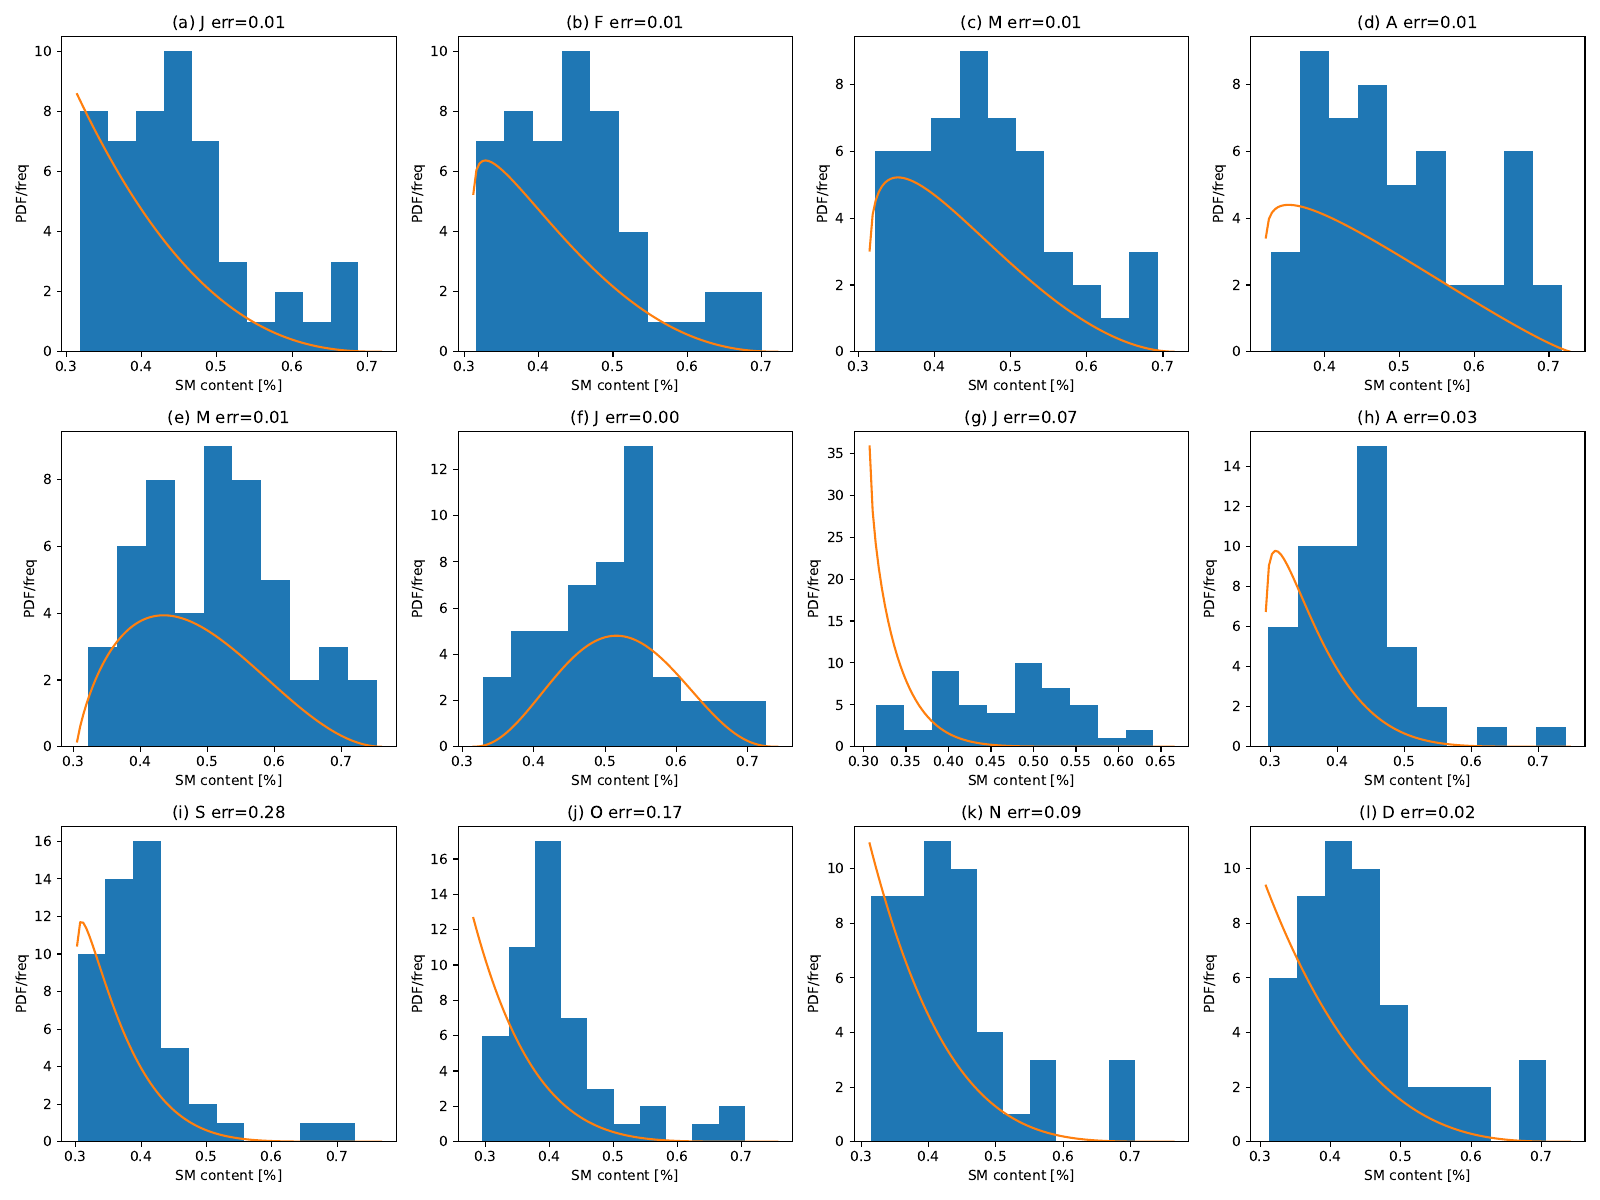

The Python source for this figure:
import numpy as np 
from matplotlib import pyplot as plt
from utils import gbeta, lm_est


dataf = np.loadtxt('ts_monthly_smwetness_1950-1999.dat')
data = dataf.reshape(50, 12)

fig, ax = plt.subplots(nrows=3, ncols=4, figsize=[16, 12])

tit = ['(a) J', '(b) F', '(c) M', '(d) A', '(e) M', '(f) J', '(g) J', '(h) A', '(i) S', '(j) O', '(k) N', '(l) D']

for j in range(12):
    tr, tc = j // 4, j % 4 
    # if j == 6:
    #     pause = 1
    tmp_beta = gbeta(data[:, j])
    tmp_beta.est_ab()
    # tmp_beta.optimize()
    tmp_beta.grid_search()
    tmp_beta.comp(ax[tr][tc], tit[j] + ' err={:.2f}'.format(tmp_beta.err))
    
plt.tight_layout()
plt.savefig('q1.pdf')
pause = 1